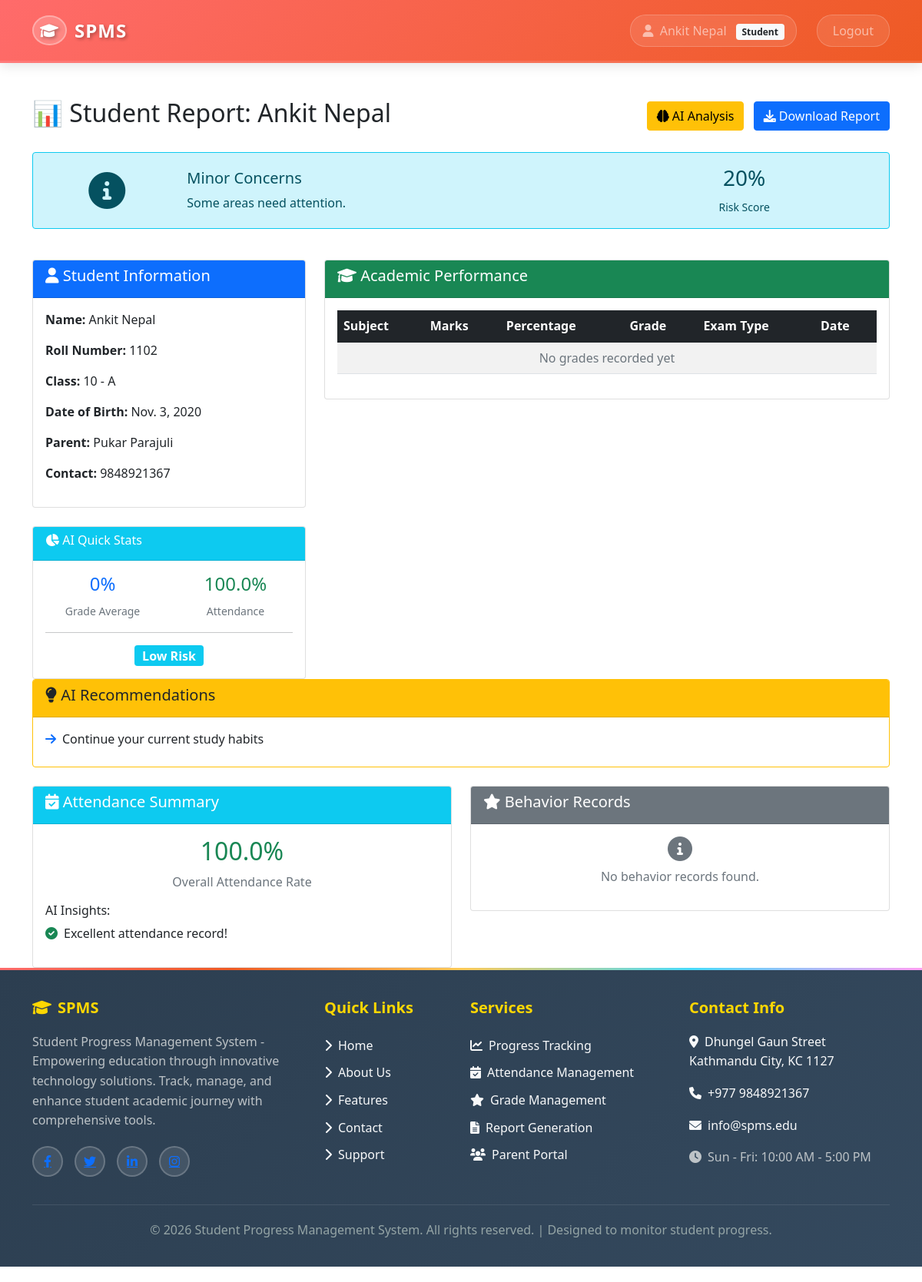
The page /student-report/2/ (signed in) on the database its author committed.
### core/models.py (models this page shows, shortened)
class User(AbstractUser):
    ROLE_CHOICES = [
        ('admin', 'Admin'),
        ('teacher', 'Teacher'),
        ('student', 'Student'),
        ('parent', 'Parent'),
    ]
    role = models.CharField(max_length=10, choices=ROLE_CHOICES)
    phone = models.CharField(max_length=15, blank=True)

class Student(models.Model):
    user = models.OneToOneField(User, on_delete=models.CASCADE)
    roll_number = models.CharField(max_length=20, unique=True)
    date_of_birth = models.DateField()
    student_class = models.ForeignKey(Class, on_delete=models.CASCADE)
    parent_name = models.CharField(max_length=100)
    parent_phone = models.CharField(max_length=15)
    parent_email = models.EmailField(blank=True)
    address = models.TextField()

class Class(models.Model):
    name = models.CharField(max_length=50)
    section = models.CharField(max_length=10)
    def __str__(self):
        return f"{self.name} - {self.section}"

### core/views.py (the view)
# urls.py: path('student-report/<int:student_id>/', views.student_report, name='student_report'),
@login_required
def student_report(request, student_id):
    student = get_object_or_404(Student, id=student_id)
    if request.user.role == 'student' and request.user != student.user:
        return redirect('dashboard')
    elif request.user.role == 'parent':
        parent = get_object_or_404(Parent, user=request.user)
        if student not in parent.children.all():
            return redirect('dashboard')
    grades = Grade.objects.filter(student=student).order_by('-date')
    attendance = Attendance.objects.filter(student=student)
    behaviors = Behavior.objects.filter(student=student).order_by('-date')
    try:
        ai_analysis = PerformanceInsights.get_comprehensive_analysis(student)
    except:
        ai_analysis = None
    context = {
        'student': student,
        'grades': grades,
        'attendance_rate': attendance.filter(is_present=True).count() / max(attendance.count(), 1) * 100,
        'behaviors': behaviors,
        'ai_analysis': ai_analysis,
    }
    return render(request, 'student_report.html', context)

### core/templates/student_report.html (shortened to what this page needs)
{% extends 'base.html' %}
{% block content %}
<div class="d-flex justify-content-between align-items-center mb-4">
    <h2>📊 Student Report: {{ student.user.get_full_name }}</h2>
    <div>
        <a href="{% url 'student_ai_analysis' student.id %}" class="btn btn-warning me-2">
            <i class="fas fa-brain"></i> AI Analysis
        </a>
        <a href="{% url 'export_pdf' student.id %}" class="btn btn-primary">
            <i class="fas fa-download"></i> Download Report
        </a>
    </div>
</div>
{% if ai_analysis %}
<div class="row mb-4">
    <div class="col-12">
        <div class="alert alert-{{ ai_analysis.overall_status.color }} border-{{ ai_analysis.overall_status.color }}">
            <div class="row align-items-center">
                <div class="col-md-2 text-center">
                    <i class="{{ ai_analysis.overall_status.icon }} fa-3x"></i>
                </div>
                <div class="col-md-6">
                    <h5 class="alert-heading">{{ ai_analysis.overall_status.status }}</h5>
                    <p class="mb-0">{{ ai_analysis.overall_status.message }}</p>
                </div>
                <div class="col-md-4 text-center">
                    <div class="h3">{{ ai_analysis.risk_score|floatformat:0 }}%</div>
                    <small>Risk Score</small>
                </div>
            </div>
        </div>
    </div>
</div>
{% endif %}
<div class="row">
    <div class="col-md-4">
        <div class="card mb-4">
            <div class="card-header bg-primary text-white">
                <h5><i class="fas fa-user"></i> Student Information</h5>
            </div>
            <div class="card-body">
                <p><strong>Name:</strong> {{ student.user.get_full_name }}</p>
                <p><strong>Roll Number:</strong> {{ student.roll_number }}</p>
                <p><strong>Class:</strong> {{ student.student_class }}</p>
                <p><strong>Date of Birth:</strong> {{ student.date_of_birth }}</p>
                <p><strong>Parent:</strong> {{ student.parent_name }}</p>
                <p><strong>Contact:</strong> {{ student.parent_phone }}</p>
            </div>
        </div>
        {% if ai_analysis %}
        <div class="card">
            <div class="card-header bg-info text-white">
                <h6><i class="fas fa-chart-pie"></i> AI Quick Stats</h6>
            </div>
            <div class="card-body">
                <div class="row text-center">
                    <div class="col-6">
                        <div class="h4 text-primary">{{ ai_analysis.grade_analysis.average }}%</div>
                        <small class="text-muted">Grade Average</small>
                    </div>
                    <div class="col-6">
                        <div class="h4 text-success">{{ ai_analysis.attendance_analysis.attendance_rate }}%</div>
                        <small class="text-muted">Attendance</small>
                    </div>
                </div>
                <hr>
                <div class="text-center">
                    <span class="badge bg-{{ ai_analysis.risk_class }} fs-6">{{ ai_analysis.risk_level }}</span>
                </div>
            </div>
        </div>
        {% endif %}
    </div>
    <div class="col-md-8">
        <div class="card mb-4">
            <div class="card-header bg-success text-white">
                <h5><i class="fas fa-graduation-cap"></i> Academic Performance</h5>
            </div>
            <div class="card-body">
                <div class="table-responsive">
                    <table class="table table-striped table-hover">
                        <thead class="table-dark">
                            <tr>
                                <th>Subject</th>
                                <th>Marks</th>
                                <th>Percentage</th>
                                <th>Grade</th>
                                <th>Exam Type</th>
                                <th>Date</th>
                            </tr>
                        </thead>
                        <tbody>
                            {% for grade in grades %}
                            <tr>
                                <td><strong>{{ grade.subject.name }}</strong></td>
                                <td>{{ grade.marks }}/{{ grade.max_marks }}</td>
                                <td>
                                    <span class="badge bg-{% if grade.percentage >= 90 %}success{% elif grade.percentage >= 70 %}primary{% elif grade.percentage >= 50 %}warning{% else %}danger{% endif %}">
                                        {{ grade.percentage|floatformat:1 }}%
                                    </span>
                                </td>
                                <td>
                                    {% if grade.percentage >= 90 %}A+
                                    {% elif grade.percentage >= 80 %}A
                                    {% elif grade.percentage >= 70 %}B
                                    {% elif grade.percentage >= 60 %}C
                                    {% else %}D
                                    {% endif %}
                                </td>
                                <td>{{ grade.exam_type }}</td>
                                <td>{{ grade.date }}</td>
                            </tr>
                            {% empty %}
                            <tr>
                                <td colspan="6" class="text-center text-muted">No grades recorded yet</td>
                            </tr>
                            {% endfor %}
                        </tbody>
                    </table>
                </div>
            </div>
        </div>
    </div>
</div>
{% if ai_analysis and ai_analysis.improvement_suggestions %}
<div class="row mb-4">
    <div class="col-12">
        <div class="card border-warning">
            <div class="card-header bg-warning text-dark">
                <h5><i class="fas fa-lightbulb"></i> AI Recommendations</h5>
            </div>
            <div class="card-body">
                <div class="row">
                    {% for suggestion in ai_analysis.improvement_suggestions %}
                    <div class="col-md-6 mb-2">
                        <div class="d-flex align-items-start">
                            <i class="fas fa-arrow-right text-primary me-2 mt-1"></i>
                            <span>{{ suggestion }}</span>
                        </div>
                    </div>
                    {% endfor %}
                </div>
            </div>
        </div>
    </div>
</div>
{% endif %}
<div class="row">
    <div class="col-md-6">
        <div class="card">
            <div class="card-header bg-info text-white">
                <h5><i class="fas fa-calendar-check"></i> Attendance Summary</h5>
            </div>
            <div class="card-body">
                <div class="text-center mb-3">
                    <div class="h2 text-{% if attendance_rate >= 90 %}success{% elif attendance_rate >= 75 %}warning{% else %}danger{% endif %}">
                        {{ attendance_rate|floatformat:1 }}%
                    </div>
                    <p class="text-muted">Overall Attendance Rate</p>
                </div>
                {% if ai_analysis.attendance_analysis.insights %}
                <h6>AI Insights:</h6>
                <ul class="list-unstyled">
                    {% for insight in ai_analysis.attendance_analysis.insights %}
                    <li class="mb-1"><i class="fas fa-check-circle text-success me-2"></i>{{ insight }}</li>
                    {% endfor %}
                </ul>
                {% endif %}
            </div>
        </div>
    </div>
    <div class="col-md-6">
        <div class="card">
            <div class="card-header bg-secondary text-white">
                <h5><i class="fas fa-star"></i> Behavior Records</h5>
            </div>
            <div class="card-body">
                {% for behavior in behaviors %}
                <div class="alert alert-{% if behavior.behavior_type == 'excellent' %}success{% elif behavior.behavior_type == 'good' %}info{% elif behavior.behavior_type == 'average' %}warning{% else %}danger{% endif %} alert-sm">
                    <div class="d-flex justify-content-between align-items-start">
                        <div>
                            <strong>{{ behavior.behavior_type|title }}</strong>
                            <p class="mb-1 small">{{ behavior.notes }}</p>
                            <small class="text-muted">by {{ behavior.teacher.user.get_full_name }}</small>
                        </div>
                        <small class="text-muted">{{ behavior.date }}</small>
                    </div>
                </div>
                {% empty %}
                <div class="text-center text-muted">
                    <i class="fas fa-info-circle fa-2x mb-2"></i>
                    <p>No behavior records found.</p>
                </div>
                {% endfor %}
            </div>
        </div>
    </div>
</div>
{% endblock %}

### core/templates/base.html (shortened to what this page needs)
<!DOCTYPE html>
<html lang="en">
<head>
    <link href="https://cdn.jsdelivr.net/npm/bootstrap@5.1.3/dist/css/bootstrap.min.css" rel="stylesheet">
    <link href="https://cdnjs.cloudflare.com/ajax/libs/font-awesome/6.0.0/css/all.min.css" rel="stylesheet">
</head>
<body>
    <nav class="navbar navbar-expand-lg navbar-dark navbar-custom fixed-top">
        <div class="container">
            <a class="navbar-brand" href="{% if user.is_authenticated %}{% url 'dashboard' %}{% else %}{% url 'home' %}{% endif %}">
                <i class="fas fa-graduation-cap logo-icon"></i>
                <span>SPMS</span>
            </a>
            {% if user.is_authenticated %}
            <div class="navbar-nav ms-auto">
                <span class="navbar-text me-3">
                    <i class="fas fa-user me-1"></i>
                    {{ user.get_full_name|default:user.username }}
                    <span class="badge bg-light text-dark ms-2">{{ user.role|title }}</span>
                </span>
                <a class="nav-link" href="{% url 'logout' %}">Logout</a>
            </div>
            {% endif %}
        </div>
    </nav>
    <div class="container mt-5">
        {% block content %}
        {% endblock %}
    </div>
    <footer class="footer mt-auto">
        <div class="container footer-content">
            <div class="row">
                <div class="col-lg-4 col-md-6 footer-section">
                    <h5><i class="fas fa-graduation-cap me-2"></i>SPMS</h5>
                    <p>Student Progress Management System - Empowering education through innovative technology solutions. Track, manage, and enhance student academic journey with comprehensive tools.</p>
                    <div class="social-icons">
                        <a href="https://facebook.com" target="_blank" class="social-icon"><i class="fab fa-facebook-f"></i></a>
                        <a href="https://twitter.com" target="_blank" class="social-icon"><i class="fab fa-twitter"></i></a>
                        <a href="https://linkedin.com" target="_blank" class="social-icon"><i class="fab fa-linkedin-in"></i></a>
                        <a href="https://instagram.com" target="_blank" class="social-icon"><i class="fab fa-instagram"></i></a>
                    </div>
                </div>
                <div class="col-lg-2 col-md-6 footer-section">
                    <h5>Quick Links</h5>
                    <ul>
                        <li><a href="{% url 'home' %}" class="text-decoration-none text-light"><i class="fas fa-chevron-right me-2"></i>Home</a></li>
                        <li><a href="{% url 'about' %}" class="text-decoration-none text-light"><i class="fas fa-chevron-right me-2"></i>About Us</a></li>
                        <li><a href="{% url 'features' %}" class="text-decoration-none text-light"><i class="fas fa-chevron-right me-2"></i>Features</a></li>
                        <li><a href="{% url 'contact' %}" class="text-decoration-none text-light"><i class="fas fa-chevron-right me-2"></i>Contact</a></li>
                        <li><a href="{% url 'support' %}" class="text-decoration-none text-light"><i class="fas fa-chevron-right me-2"></i>Support</a></li>
                    </ul>
                </div>
                <div class="col-lg-3 col-md-6 footer-section">
                    <h5>Services</h5>
                    <ul>
                        <li><a href="{% url 'dashboard' %}" class="text-decoration-none text-light"><i class="fas fa-chart-line me-2"></i>Progress Tracking</a></li>
                        <li><a href="{% url 'dashboard' %}" class="text-decoration-none text-light"><i class="fas fa-calendar-check me-2"></i>Attendance Management</a></li>
                        <li><a href="{% url 'dashboard' %}" class="text-decoration-none text-light"><i class="fas fa-star me-2"></i>Grade Management</a></li>
                        <li><a href="{% url 'teacher_reports' %}" class="text-decoration-none text-light"><i class="fas fa-file-alt me-2"></i>Report Generation</a></li>
                        <li><a href="{% url 'role_login' 'parent' %}" class="text-decoration-none text-light"><i class="fas fa-users me-2"></i>Parent Portal</a></li>
                    </ul>
                </div>
                <div class="col-lg-3 col-md-6 footer-section">
                    <h5>Contact Info</h5>
                    <p><a href="https://maps.google.com/?q=Kathmandu,Nepal" target="_blank" class="text-decoration-none text-light"><i class="fas fa-map-marker-alt me-2"></i>Dhungel Gaun Street<br>Kathmandu City, KC 1127</a></p>
                    <p><a href="tel:+9779844553816" class="text-decoration-none text-light"><i class="fas fa-phone me-2"></i>+977 9848921367</a></p>
                    <p><a href="mailto:info@spms.edu" class="text-decoration-none text-light"><i class="fas fa-envelope me-2"></i>info@spms.edu</a></p>
                    <p><i class="fas fa-clock me-2"></i>Sun - Fri: 10:00 AM - 5:00 PM</p>
                </div>
            </div>
            <div class="footer-bottom">
                <p>&copy; 2026 Student Progress Management System. All rights reserved. | Designed to monitor student progress.</p>
            </div>
        </div>
    </footer>
</body>
</html>

### rows shown on the page
User: get_full_name "Ankit Nepal", role "Student"
Student: user.get_full_name "Ankit Nepal", roll_number "1102", student_class "10 - A", date_of_birth "Nov. 3, 2020", parent_name "Pukar Parajuli", parent_phone "9848921367"

### other values the page prints
{{ ai_analysis.overall_status.status }} "Minor Concerns"
{{ ai_analysis.overall_status.message }} "Some areas need attention."
{{ ai_analysis.risk_score|floatformat:0 }} "20"
{{ ai_analysis.grade_analysis.average }} "0"
{{ ai_analysis.attendance_analysis.attendance_rate }} "100.0"
{{ ai_analysis.risk_level }} "Low Risk"
{{ suggestion }} "Continue your current study habits"
{{ attendance_rate|floatformat:1 }} "100.0"
{{ insight }} "Excellent attendance record!"
